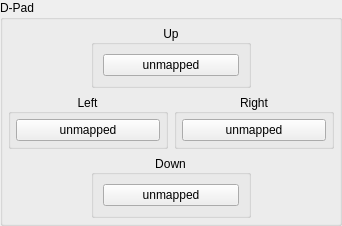
           <widget class="QGroupBox" name="gb_dpad">
            <property name="enabled">
             <bool>true</bool>
            </property>
            <property name="sizePolicy">
             <sizepolicy hsizetype="Fixed" vsizetype="Fixed">
              <horstretch>0</horstretch>
              <verstretch>0</verstretch>
             </sizepolicy>
            </property>
            <property name="maximumSize">
             <size>
              <width>16777215</width>
              <height>16777215</height>
             </size>
            </property>
            <property name="title">
             <string>D-Pad</string>
            </property>
            <layout class="QVBoxLayout" name="gb_dpad_layout">
             <property name="spacing">
              <number>6</number>
             </property>
             <property name="leftMargin">
              <number>5</number>
             </property>
             <property name="topMargin">
              <number>5</number>
             </property>
             <property name="rightMargin">
              <number>5</number>
             </property>
             <property name="bottomMargin">
              <number>5</number>
             </property>
             <item>
              <widget class="QWidget" name="dpad_up" native="true">
               <layout class="QHBoxLayout" name="dpad_up_layout">
                <property name="spacing">
                 <number>0</number>
                </property>
                <property name="leftMargin">
                 <number>0</number>
                </property>
                <property name="topMargin">
                 <number>0</number>
                </property>
                <property name="rightMargin">
                 <number>0</number>
                </property>
                <property name="bottomMargin">
                 <number>0</number>
                </property>
                <item>
                 <widget class="QGroupBox" name="gb_dpad_up">
                  <property name="minimumSize">
                   <size>
                    <width>160</width>
                    <height>0</height>
                   </size>
                  </property>
                  <property name="maximumSize">
                   <size>
                    <width>0</width>
                    <height>16777215</height>
                   </size>
                  </property>
                  <property name="title">
                   <string>Up</string>
                  </property>
                  <property name="alignment">
                   <set>Qt::AlignmentFlag::AlignCenter</set>
                  </property>
                  <layout class="QHBoxLayout" name="horizontalLayout_4">
                   <item>
                    <widget class="QPushButton" name="DpadUpButton">
                     <property name="focusPolicy">
                      <enum>Qt::FocusPolicy::NoFocus</enum>
                     </property>
                     <property name="text">
                      <string>unmapped</string>
                     </property>
                    </widget>
                   </item>
                  </layout>
                 </widget>
                </item>
               </layout>
              </widget>
             </item>
             <item>
              <layout class="QHBoxLayout" name="layout_dpad_left_right">
               <item>
                <widget class="QGroupBox" name="gb_dpad_left">
                 <property name="minimumSize">
                  <size>
                   <width>160</width>
                   <height>0</height>
                  </size>
                 </property>
                 <property name="title">
                  <string>Left</string>
                 </property>
                 <property name="alignment">
                  <set>Qt::AlignmentFlag::AlignCenter</set>
                 </property>
                 <layout class="QVBoxLayout" name="gb_dpad_left_layout">
                  <property name="leftMargin">
                   <number>5</number>
                  </property>
                  <property name="topMargin">
                   <number>5</number>
                  </property>
                  <property name="rightMargin">
                   <number>5</number>
                  </property>
                  <property name="bottomMargin">
                   <number>5</number>
                  </property>
                  <item>
                   <widget class="QPushButton" name="DpadLeftButton">
                    <property name="focusPolicy">
                     <enum>Qt::FocusPolicy::NoFocus</enum>
                    </property>
                    <property name="text">
                     <string>unmapped</string>
                    </property>
                   </widget>
                  </item>
                 </layout>
                </widget>
               </item>
               <item>
                <widget class="QGroupBox" name="gb_dpad_right">
                 <property name="minimumSize">
                  <size>
                   <width>160</width>
                   <height>0</height>
                  </size>
                 </property>
                 <property name="title">
                  <string>Right</string>
                 </property>
                 <property name="alignment">
                  <set>Qt::AlignmentFlag::AlignCenter</set>
                 </property>
                 <layout class="QVBoxLayout" name="gb_dpad_right_layout">
                  <property name="leftMargin">
                   <number>5</number>
                  </property>
                  <property name="topMargin">
                   <number>5</number>
                  </property>
                  <property name="rightMargin">
                   <number>5</number>
                  </property>
                  <property name="bottomMargin">
                   <number>5</number>
                  </property>
                  <item>
                   <widget class="QPushButton" name="DpadRightButton">
                    <property name="focusPolicy">
                     <enum>Qt::FocusPolicy::NoFocus</enum>
                    </property>
                    <property name="text">
                     <string>unmapped</string>
                    </property>
                   </widget>
                  </item>
                 </layout>
                </widget>
               </item>
              </layout>
             </item>
             <item>
              <widget class="QWidget" name="dpad_down" native="true">
               <layout class="QHBoxLayout" name="dpad_down_layout">
                <property name="leftMargin">
                 <number>0</number>
                </property>
                <property name="topMargin">
                 <number>0</number>
                </property>
                <property name="rightMargin">
                 <number>0</number>
                </property>
                <property name="bottomMargin">
                 <number>0</number>
                </property>
                <item>
                 <widget class="QGroupBox" name="gb_dpad_down">
                  <property name="minimumSize">
                   <size>
                    <width>160</width>
                    <height>0</height>
                   </size>
                  </property>
                  <property name="maximumSize">
                   <size>
                    <width>124</width>
                    <height>16777215</height>
                   </size>
                  </property>
                  <property name="title">
                   <string>Down</string>
                  </property>
                  <property name="alignment">
                   <set>Qt::AlignmentFlag::AlignCenter</set>
                  </property>
                  <layout class="QHBoxLayout" name="horizontalLayout_3">
                   <item>
                    <widget class="QPushButton" name="DpadDownButton">
                     <property name="focusPolicy">
                      <enum>Qt::FocusPolicy::NoFocus</enum>
                     </property>
                     <property name="text">
                      <string>unmapped</string>
                     </property>
                    </widget>
                   </item>
                  </layout>
                 </widget>
                </item>
               </layout>
              </widget>
             </item>
            </layout>
           </widget>
